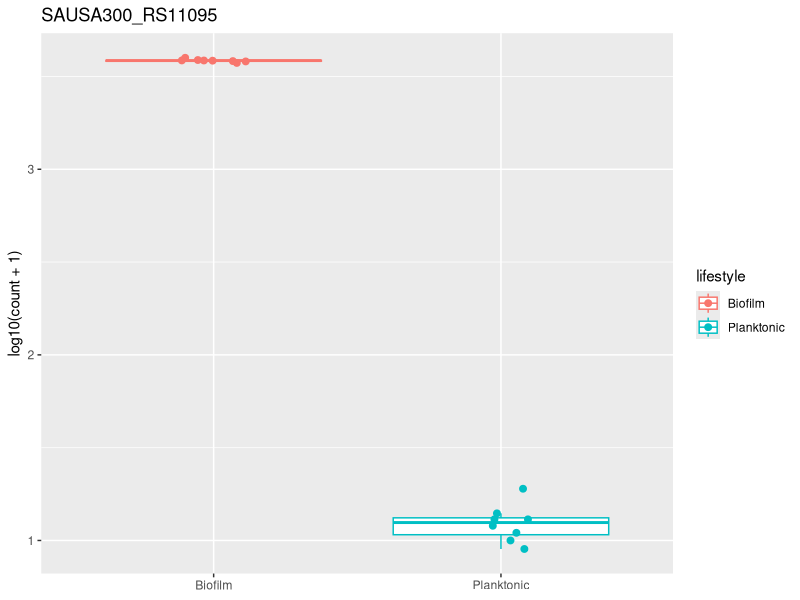
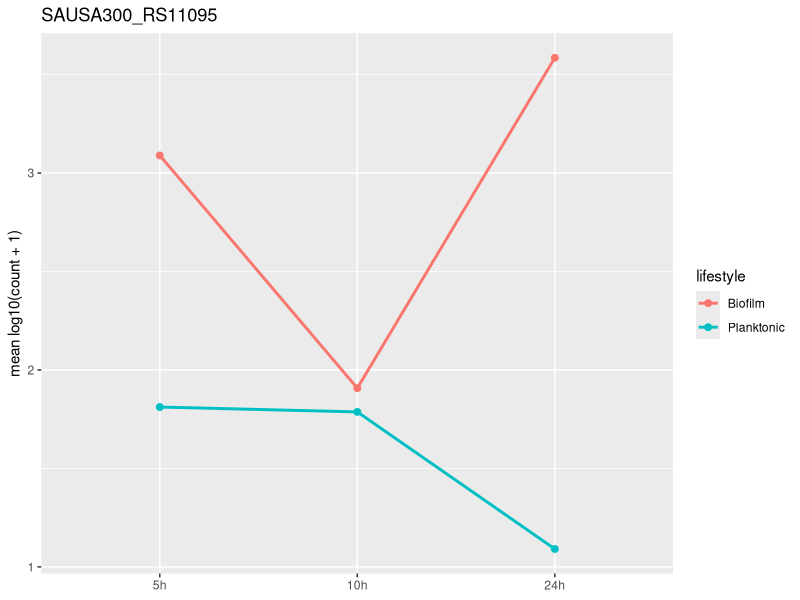

R code for these plots, in order:
## ---- chunk 1
library(tidyverse)
library(here)   # here() builds paths from the project root, so they work wherever you run this
counts <- read_tsv(here("project/data", "gene_counts.tsv"), show_col_types = FALSE)
meta   <- read_tsv(here("project/data", "metadata.tsv"),    show_col_types = FALSE)
de     <- read_tsv(here("project/data", "DE_biofilm_vs_planktonic_24h.tsv"), show_col_types = FALSE)

# tidy counts (built in the 'compare my samples' chapter) — we need it again here
counts_long <- counts %>%
  pivot_longer(-c(gene_id, gene_name), names_to = "sample", values_to = "count") %>%
  left_join(meta, by = "sample")
## ---- chunk 2
top_gene <- de %>%
  filter(padj < 0.05) %>%
  slice_max(abs(log2FoldChange), n = 1, with_ties = FALSE) %>%
  pull(gene_id)

top_gene
## ---- chunk 3
counts_long %>%
  filter(gene_id == top_gene, timepoint == "24h") %>%
  ggplot(aes(x = lifestyle, y = log10(count + 1), colour = lifestyle)) +
  geom_boxplot(outlier.shape = NA) +
  geom_jitter(width = 0.15, size = 2) +
  labs(title = top_gene, x = NULL, y = "log10(count + 1)")
## ---- chunk 4
counts_long %>%
  filter(gene_id == top_gene) %>%
  mutate(timepoint = factor(timepoint, levels = c("5h", "10h", "24h"))) %>%
  group_by(lifestyle, timepoint) %>%
  summarise(mean_expr = mean(log10(count + 1)), .groups = "drop") %>%
  ggplot(aes(x = timepoint, y = mean_expr, colour = lifestyle, group = lifestyle)) +
  geom_line(linewidth = 1) +
  geom_point(size = 2) +
  labs(title = top_gene, x = NULL, y = "mean log10(count + 1)")
